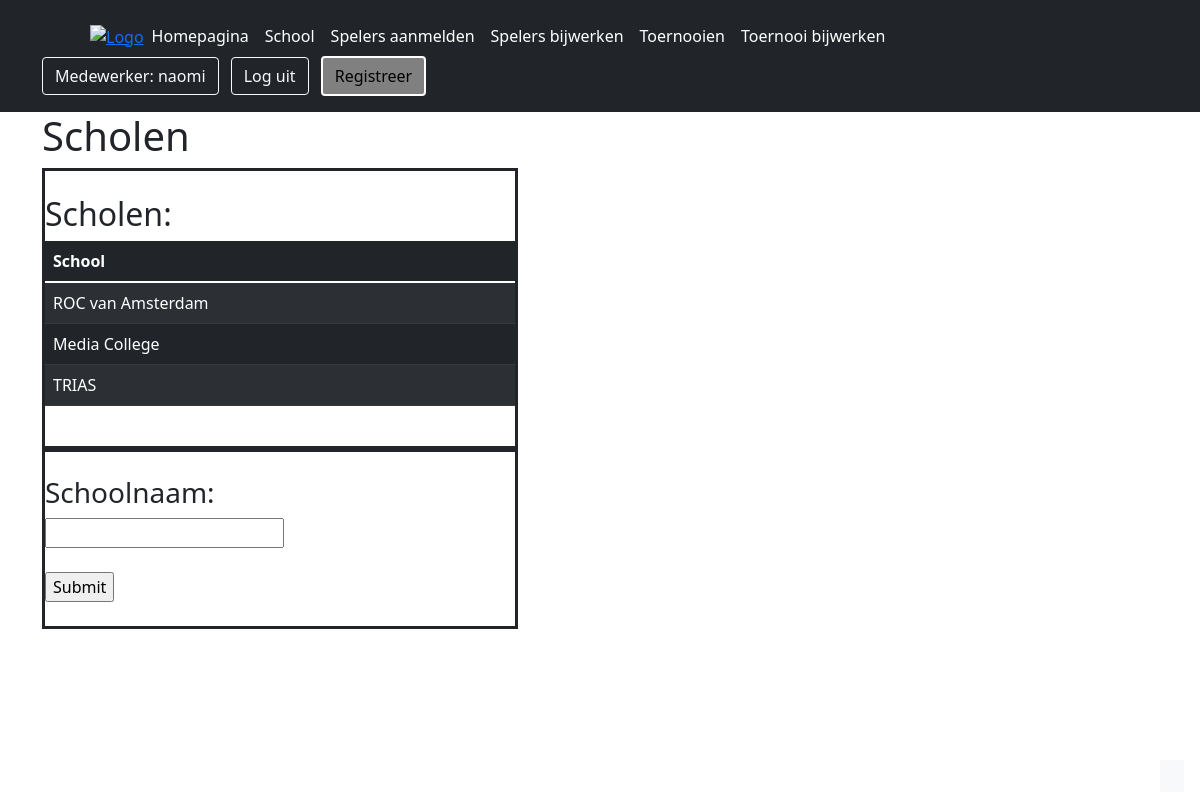
/school.php (signed in), run on the app's committed database.
### tables this page shows
CREATE TABLE `scholen` (
  `school_id` int(10) NOT NULL,
  `schoolnaam` varchar(50) NOT NULL
);

### schooldatabase.php (the view, shortened to what this page needs)
<?php
function postEachSchool($db) {
    $query_schools = $db->prepare("SELECT * from scholen");
    $query_schools->execute();
?>
    <table class="table table-dark table-striped">
        <thead>
            <tr>
                <th>School</th>
            </tr>
        </thead>
        <?php
        foreach ($query_schools as $school) {
        ?>
            <tr>
                <td><?php echo $school["schoolnaam"]; ?></td>
            </tr>
        <?php
        }
        ?>
    </table>
<?php
}
function postRegistrationForm($db) {
?>
    <br>
    <form method="post" action="">
        <h3>Schoolnaam:</h3>
        <input type="text" class="text-input" name="school-name">
        <br><br>
        <input type="submit" class="submit-btn" name="submit" value="Submit">
        <br><br>
    </form>
<?php
}

### data on the page
scholen: schoolnaam "ROC van Amsterdam"
scholen: schoolnaam "Media College"
scholen: schoolnaam "TRIAS"

### other printed values
$_SESSION["user_id"] "naomi"
